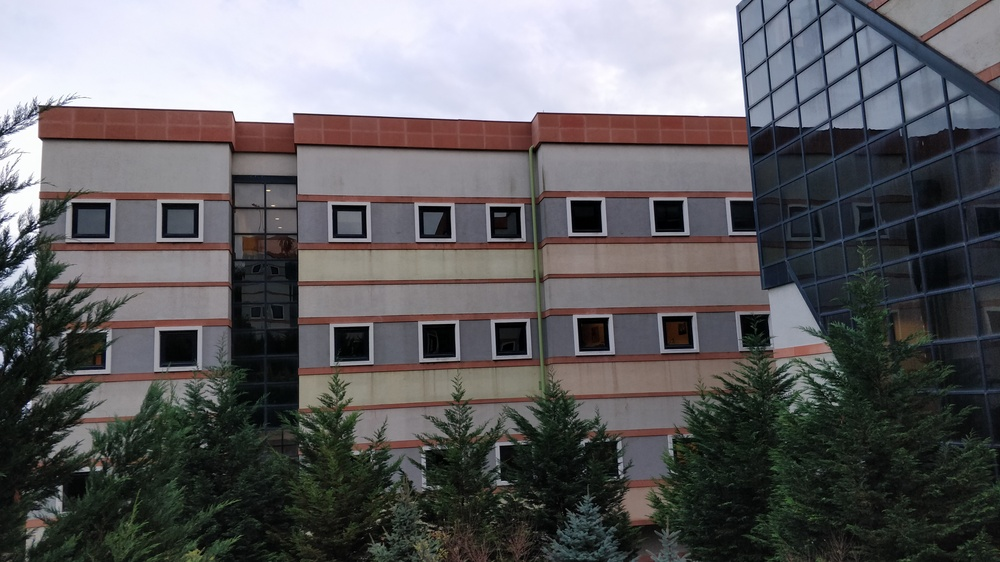
%> input picture okul.jpg, 1000 x 562 px, shrunk from 4608 x 2592 before the run
$ octave harris.m   (GNU Octave 9; MATLAB toolbox functions it lacks are replaced by stand-ins)
%> lines starting %> are read from the running program, lines starting %| are printed output that depends on the picture
### my_filter.m

function [outx,outy] = my_filter(I,filter)


switch filter
    case 'Sobel'
        dx = [-1 0 1 ; -2 0 2 ; -1 0 1];
        dy = [1 2 1 ; 0 0 0 ; -1 -2 -1];

        outx = conv2(dx,double(I));
        outy = conv2(dy,double(I));
    case 'Prewitt'
        dx = [-1 0 1 ; -1 0 1 ; -1 0 1];
        dy = [1 1 1 ; 0 0 0 ; -1 -1 -1];

        outx = conv2(dx,double(I));
        outy = conv2(dy,double(I));
    case 'Roberts'
         dx = [0 1 ; -1 0];
         dy = [1 0 ; 0 -1];

         outx = conv2(dx,double(I));
         outy = conv2(dy,double(I));
    otherwise
         dx = [-1 0 1;-2 0 2;-1 0 1] ;
         dy = [1 2 1;0 0 0;-1 -2 -1]  ;
         outx = conv2(dx,double(I));
         outy = conv2(dy,double(I));
end


end

### harris.m

clc ; clear all; close all                                                  ;

%%%timer start
tic

%%% read image

I1 = imread('okul.jpg')                                                    ;
%> I1 is the input picture: size 562x1000x3 uint8; mean R, G, B 96.9, 95.8, 98.1
I1 = rgb2gray(I1)                                                           ;
%> I1: size 562x1000 uint8

%%% constant definion.
K = 0.04                                                                    ;
Threshold = 0.029                                                           ;

%%% Image smoothing with gaussian filter.
filt= fspecial('gaussian',[5 5],1)                                          ;
I2 = filter2(filt,I1)                                                       ;

%%% dx and dy future detection filter.
%%% inputs Image and filter name.
%%% Filters 'Sobel', 'Prewitt', 'Roberts'.
%%% Default filter for empty filter input is 'Sobel'.
[fx,fy] = my_filter(I2,'Sobel')                                             ;
%> in my_filter, `outx = conv2(dx,double(I));`:
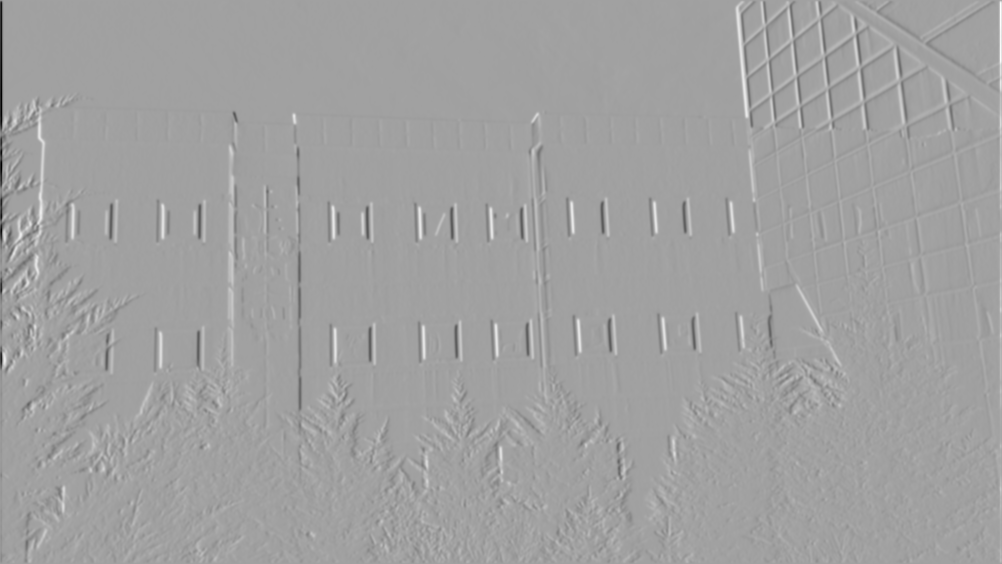
%> outx: size 564x1002 double; min -954.6, max 556.4, mean 0; drawn with min black and max white
%> in my_filter, `outy = conv2(dy,double(I));`:
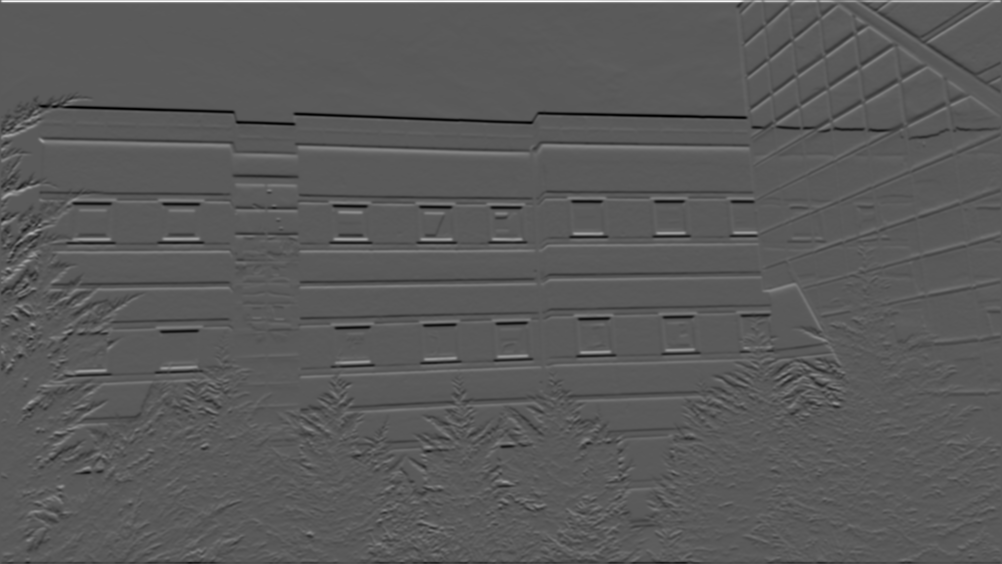
%> outy: size 564x1002 double; min -504.9, max 918.5, mean 0; drawn with min black and max white


Ix = fx.^2                                                                  ;
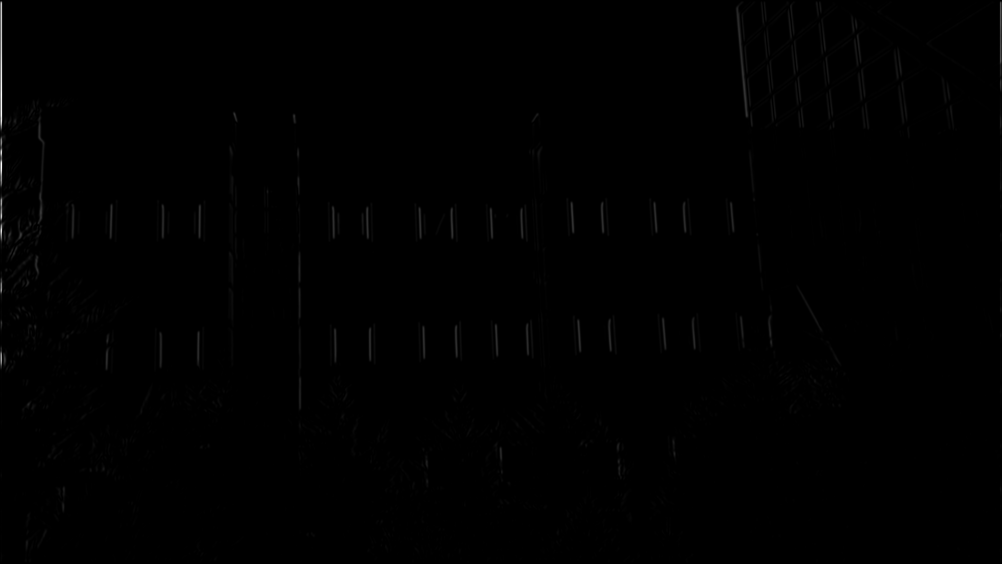
%> Ix: size 564x1002 double; min 0, max 911232.6, mean 2685.1; drawn with min black and max white
Iy = fy.^2                                                                  ;
Ixy = Ix.*Iy                                                                ;
gfilt= fspecial('gaussian',[7 7],2)                                         ;
Ix = filter2(gfilt,Ix)                                                      ;
Iy = filter2(gfilt,Iy)                                                      ;
Ixy = filter2(gfilt,Ixy)                                                    ;
figure                                                                      ;
imshow(Ix)                                                                  ;
figure                                                                      ;
imshow(Iy)                                                                  ;
figure                                                                      ;
imshow(Ixy)                                                                 ;
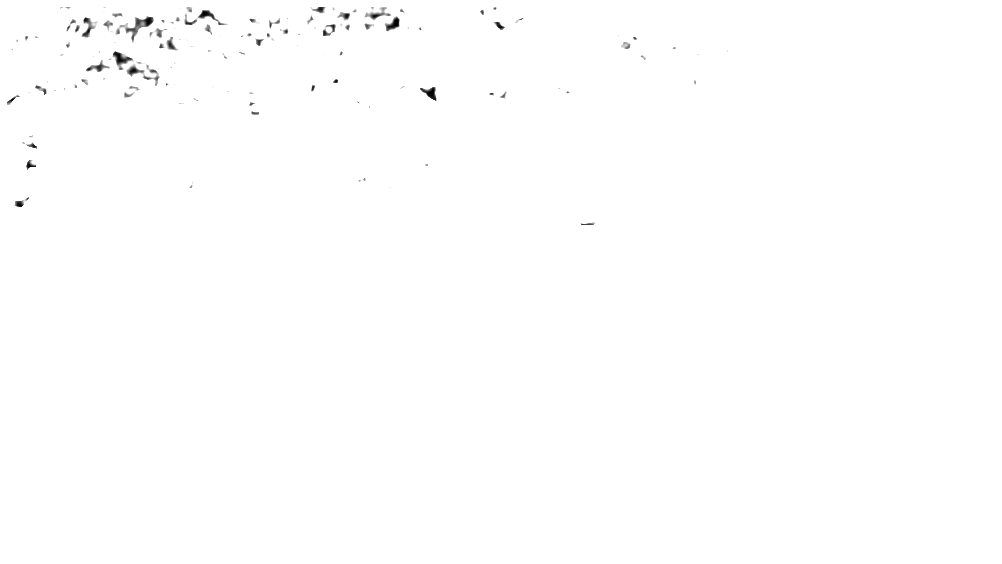
%> displayed picture: size 564x1002, on the screen's scale of 0 to 255; min 0, max 255, mean 254.2
Det_M= (Ix.*Iy )                                                            ;
Trace_M=Ix + Iy                                                             ;
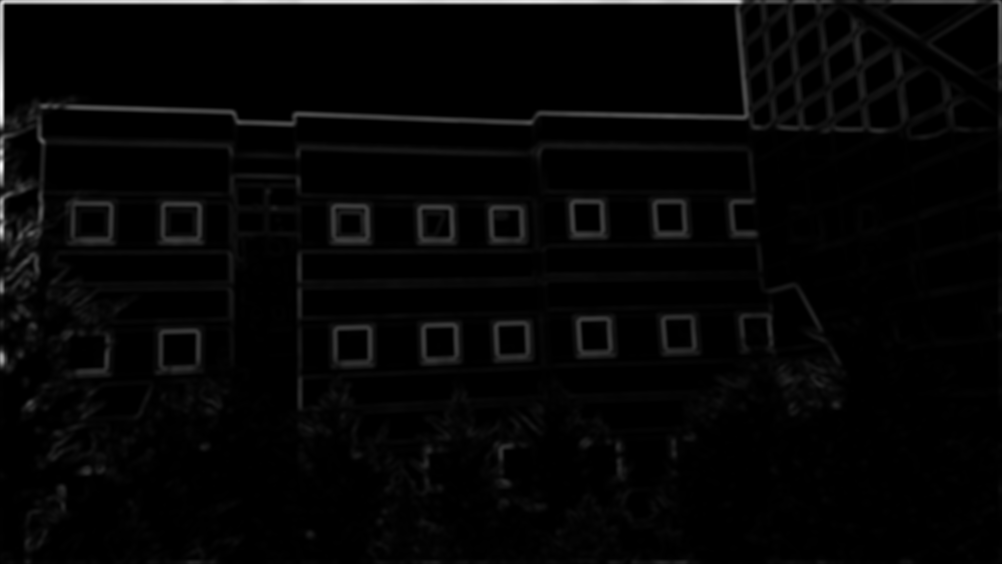
%> Trace_M: size 564x1002 double; min 0.0119, max 308582.6, mean 7103.5; drawn with min black and max white

R = Det_M - K*((Trace_M)).^2                                                ;
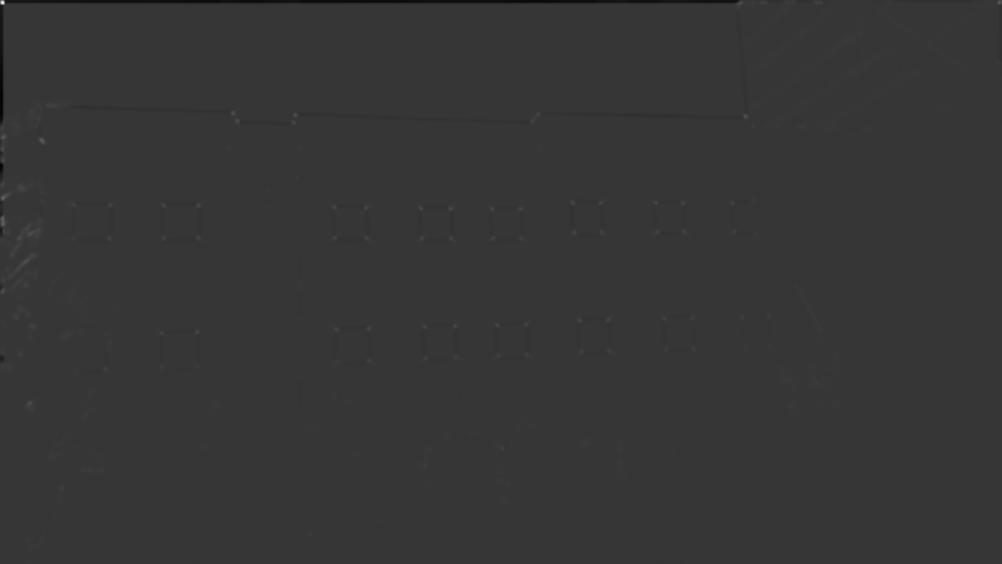
%> R: size 564x1002 double; min -3.8e+09, max 1.4e+10, mean -9861886.5; drawn with min black and max white

Rmax  = max(max(R))                                                         ;
%> Rmax = 1.4e+10
[h , w] = size(R)                                                           ;
%> h = 564; w = 1002

Result = zeros(h,w)                                                         ;

%%% kernel size constant '5' mean is 5x5 kernel size.
fs = 5                                                                      ;
count = 0                                                                   ;

%%% There are two option for find corner points.
%%%  These two option efficiencies are different.
%%% Different procesess time and different amount of corner points.


%%% Slow option begin.
%%% slow option. Finish time aproximetly 62 seconds.
%%% 386 corner points.
% for i = 2:h-1
%
% for j = 2:w-1
%
%
% block = [R(i-1,j-1) R(i,j-1) R(i+1,j-1) ; R(i-1,j) R(i,j) R(i+1,j) ; R(i-1,j+1) R(i,j+1) R(i+1,j+1)]    ;
% maxi = max(max(block))                                                                                  ;
%   if R(i,j) > Threshold *Rmax && R(i,j) == maxi
%                Result(i,j) = 1                                                                          ;
%
%                count = count+1                                                                          ;
%   end                                                                                                   ;
%
% end                                                                                                     ;
% end                                                                                                     ;

%%% Slow option end

%%% Fast option begin
%%% Fast option. Finish time aproximetly 3.5 second
%%% 374 corner points
% [13 lines of commented-out code are left out]

%%% Fast option end

%%% Show the corners on the orjinal image
[posc, posr] = find(Result == 1)                                                                        ;
%> posc = []; posr = []

figure                                                                                                  ;
imshow(I1)                                                                                              ;

hold on                                                                                                 ;

plot(posr,posc,'r*')                                                                                    ;
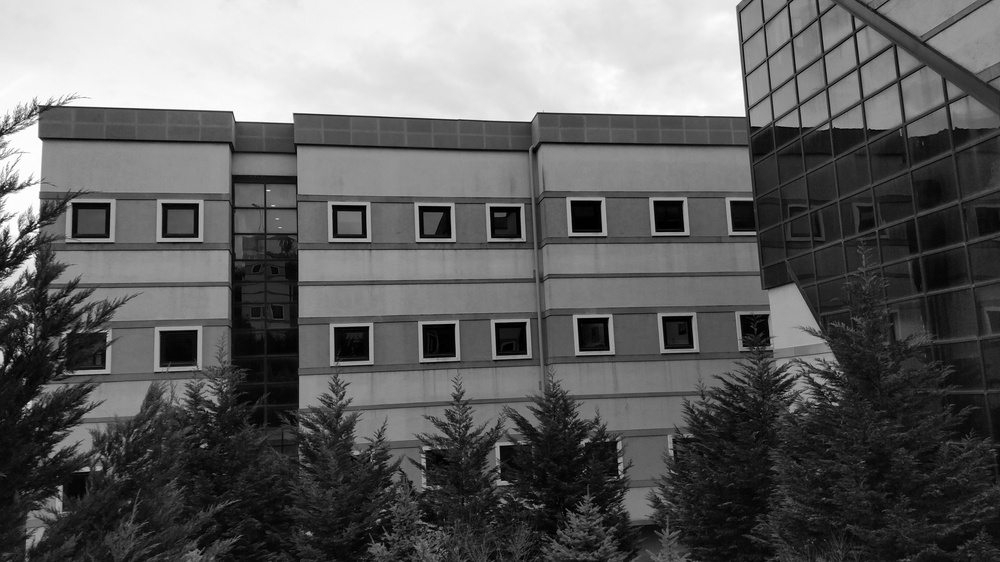
%> figure redrawn from the program's plot data

hold off                                                                                                ;

disp(count)                                                                                             ;
toc
